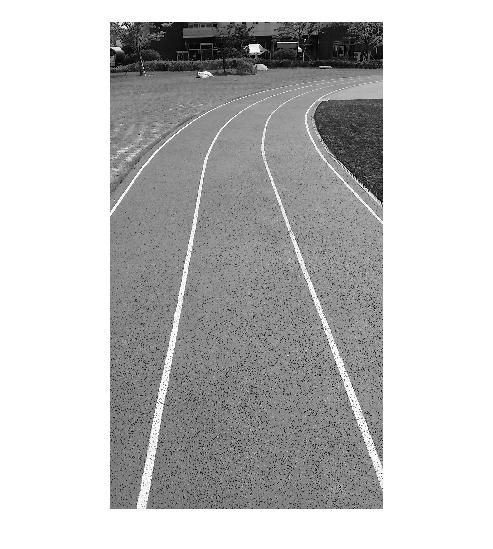
//> input picture Image/EdgeLineImages/track_gray.jpg, 493 x 549 px
$ ./Practice_Test   (built with g++ and OpenCV 4)
//> lines starting //> are read from the running program, lines starting //| are printed output that depends on the picture
/** @about DLIP Mid Term
*  @Author Jin Kwak 21900031
 *  @created 2024.04.15
 */

#include <DLIP.hpp>

cv::Mat src,dst,dst_prac,src_prac;

int main(){
	src =  cv::imread("../Image/track_gray.jpg",1);
//> src is the input picture: 549 rows x 493 cols, CV_8UC3; min 0, max 255, mean 192.6
	if (!src.data)
	{
		return -1;
	}
	cv::cvtColor(src, src_prac,  cv::COLOR_BGR2GRAY);
	cv::cornerHarris(src_prac,dst_prac,2,5,0.05);


	std::cout<<src.size()<<std::endl;
//| [493 x 549]
	cv::Rect roi( 120, 50, 493-2*120, 349 );
	src = src(roi);
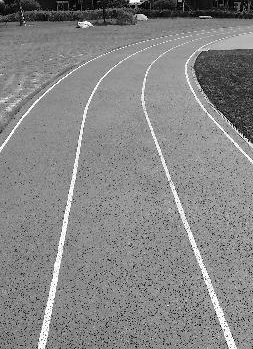
//> src: 349 rows x 253 cols, CV_8UC3; min 0, max 255, mean 133.9

	cv::medianBlur(src,src,3);
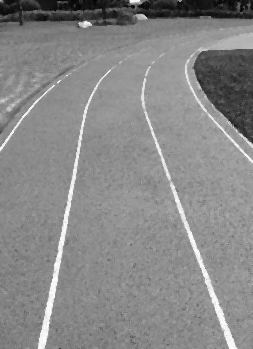
//> src: 349 rows x 253 cols, CV_8UC3; min 3, max 255, mean 136.2
	cv::medianBlur(src,src,3);
	cv::medianBlur(src,src,3);
	dst.create(src.size(), src.type());
	cv::Canny(src, dst, 30,200, 3);
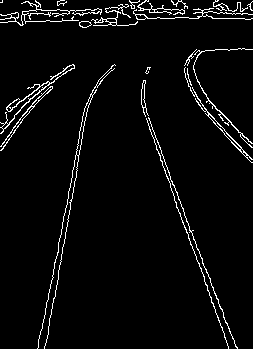
//> dst: 349 rows x 253 cols, CV_8UC1; 3.9% white in thin lines or dots

	std::vector<cv::Vec2f> lines;
	cv::HoughLines(dst, lines, 1, CV_PI / 180, 141, 0, 0);
//> lines = 3 lines (rho, theta): [-96, 2.79], [105, 0.17], [104, 0.19]
	double angle_control;
	double _lines;
	// Draw the detected lines
	for (cv::Vec2f line: lines){
		float rho = line[0], theta = line[1];
		angle_control += theta;
		_lines++;
		std::cout<<"THETA = " << theta<<std::endl;
		cv::Point pt1, pt2;
		double a = cos(theta), b = sin(theta);
		double x0 = a * rho, y0 = b * rho;
		pt1.x = cvRound(x0 + 1000 * (-b));
		pt1.y = cvRound(y0 + 1000 * (a));
		pt2.x = cvRound(x0 - 1000 * (-b));
		pt2.y = cvRound(y0 - 1000 * (a));
		cv::line(src, pt1, pt2, cv::Scalar(0, 0, 255), 3, cv::LINE_AA);
	}
//> this loop made 3 passes
//> (rho, theta, angle_control, a, b, x0, y0) on passes 1 to 3: (-96, 2.79, 2.79, -0.94, 0.342, 90.21, -32.83), (105, 0.175, 2.97, 0.985, 0.174, 103.4, 18.23), (104, 0.192, 3.16, 0.982, 0.191, 102.1, 19.84)
//| THETA = 2.79253
//| THETA = 0.174533
//| THETA = 0.191986
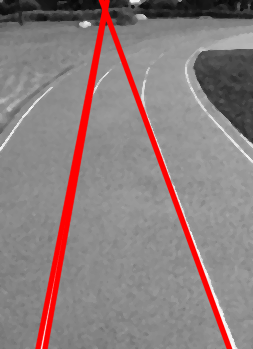
//> src: 349 rows x 253 cols, CV_8UC3; mean B, G, R 126.5, 126.5, 140.9
//> after the loop, angle_control = 3.16
	double steerCMD = angle_control/_lines;
//> steerCMD = 1.05
	std::cout<<"Steer Command = " << steerCMD<<std::endl;
//| Steer Command = 1.05302
	cv::imshow("check", src);
	cv::imshow("Corner_src",src_prac);
	cv::imshow("Corner",dst_prac);
	cv::waitKey(0);
	return 0;
}
